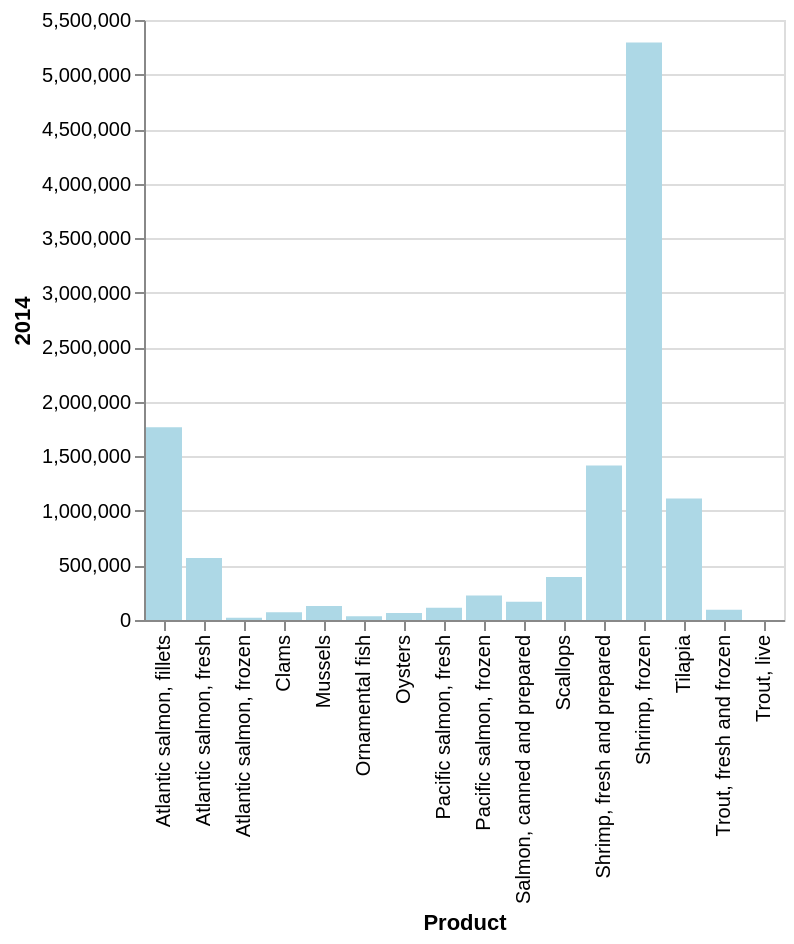

Notebook code cell kept with this figure:
### Markdown cell above
**Reflecting on the data viz**

- Do you think we really need this linkage on the data points ? This last plot is not reasonable, and as we noted earlier linking up the data along the x axis doesn't make much sense for this data. 
- What do you find when you remove that coding part `plt.mark_line(color='green')` in the last line ?

On that topic, this data would clearly make a good bar chart, and that would be another obvious style of visualisation to use here and would emphasise that the x axis consists of categorical data. Here is some code to make a bar chart:

### Code cell
# This code creates a barchart. It first encodes the 'Product' column to the x-axis
# and the '2014' column to the y-axis. Then, it colours the bars with lightblue
alt.Chart(fish).mark_bar(color='lightblue').encode(
    x='Product',
    y='2014',
)

### Figure 1 — Vega-Lite specification as saved in the notebook (floating-point values rounded to 4 significant figures)
{"config": {"view": {"continuousWidth": 300, "continuousHeight": 300}}, "data": {"name": "data-f541a6179af65bc43b7b60bcdd80dcb9"}, "mark": {"type": "bar", "color": "lightblue"}, "encoding": {"x": {"field": "Product", "type": "nominal"}, "y": {"field": "2014", "type": "quantitative"}}, "$schema": "https://vega.github.io/schema/vega-lite/v5.8.0.json", "datasets": {"data-f541a6179af65bc43b7b60bcdd80dcb9": [{"Product": "Trout, fresh and frozen", "2014": 95010.0, "2015": 104800.0, "2016": 121000.0, "2017": 135200.0, "2018": 164700.0}, {"Product": "Atlantic salmon, fresh", "2014": 568900.0, "2015": 658800.0, "2016": 842600.0, "2017": 948900.0, "2018": 1036000.0}, {"Product": "Pacific salmon, fresh ", "2014": 111500.0, "2015": 69980.0, "2016": 80010.0, "2017": 70730.0, "2018": 90320.0}, {"Product": "Atlantic salmon, frozen", "2014": 21460.0, "2015": 16360.0, "2016": 24230.0, "2017": 22490.0, "2018": 20200.0}, {"Product": "Pacific salmon, frozen ", "2014": 224300.0, "2015": 239000.0, "2016": 246200.0, "2017": 302300.0, "2018": 360700.0}, {"Product": "Atlantic salmon, fillets", "2014": 1767000.0, "2015": 1503000.0, "2016": 1795000.0, "2017": 2160000.0, "2018": 2369000.0}, {"Product": "Salmon, canned and prepared ", "2014": 167800.0, "2015": 175400.0, "2016": 166500.0, "2017": 195400.0, "2018": 198000.0}, {"Product": "Tilapia ", "2014": 1114000.0, "2015": 980700.0, "2016": 754800.0, "2017": 674500.0, "2018": 686900.0}, {"Product": "Shrimp, frozen", "2014": 5293000.0, "2015": 4151000.0, "2016": 4458000.0, "2017": 5064000.0, "2018": 4728000.0}, {"Product": "Shrimp, fresh and prepared ", "2014": 1415000.0, "2015": 1284000.0, "2016": 1246000.0, "2017": 1480000.0, "2018": 1509000.0}, {"Product": "Oysters ", "2014": 64190.0, "2015": 72020.0, "2016": 74460.0, "2017": 77820.0, "2018": 87710.0}, {"Product": "Mussels ", "2014": 128400.0, "2015": 114300.0, "2016": 119900.0, "2017": 121800.0, "2018": 102700.0}, {"Product": "Clams ", "2014": 71340.0, "2015": 71410.0, "2016": 73060.0, "2017": 72420.0, "2018": 79220.0}, {"Product": "Scallops ", "2014": 394400.0, "2015": 350200.0, "2016": 328500.0, "2017": 264500.0, "2018": 243600.0}, {"Product": "Trout, live", "2014": 800.3, "2015": 1054.0, "2016": 1082.0, "2017": 1152.0, "2018": 1635.0}, {"Product": "Ornamental fish", "2014": 33730.0, "2015": 33780.0, "2016": 38790.0, "2017": 40050.0, "2018": 45250.0}]}}
